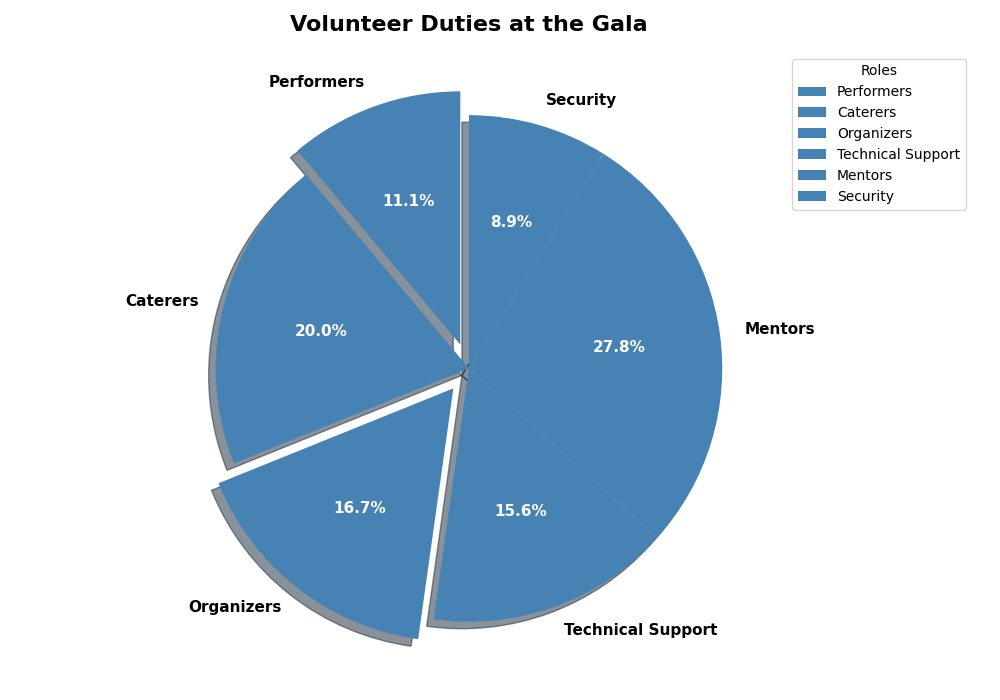

Reproduce this figure in Python.
import matplotlib.pyplot as plt

# Altered volunteer roles and counts
volunteer_roles = ['Performers', 'Caterers', 'Organizers', 'Technical Support', 'Mentors', 'Security']
volunteer_counts = [10, 18, 15, 14, 25, 8]

single_color = ['#4682B4']

fig, ax = plt.subplots(figsize=(10, 7))

explode = (0.1, 0, 0.1, 0, 0, 0)

wedges, texts, autotexts = ax.pie(
    volunteer_counts,
    labels=volunteer_roles,
    colors=single_color * len(volunteer_roles),
    autopct='%1.1f%%',
    startangle=90,
    explode=explode,
    shadow=True
)

for text in texts:
    text.set_fontsize(11)
    text.set_fontweight('bold')

for autotext in autotexts:
    autotext.set_fontsize(11)
    autotext.set_color('white')
    autotext.set_fontweight('bold')

ax.set_title(
    "Volunteer Duties at the Gala",
    fontsize=16, fontweight='bold', pad=15
)

ax.legend(
    wedges, volunteer_roles,
    title="Roles",
    loc="upper left",
    bbox_to_anchor=(1, 0, 0.5, 1)
)

plt.tight_layout()

plt.show()
